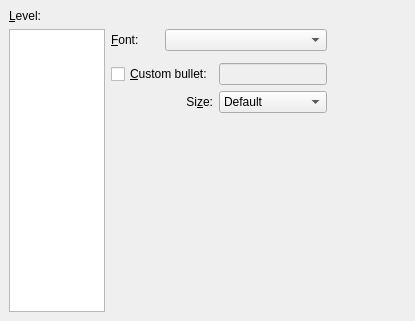
<ui version="4.0" >
 <class>BulletsUi</class>
 <widget class="QWidget" name="BulletsUi" >
  <property name="geometry" >
   <rect>
    <x>0</x>
    <y>0</y>
    <width>415</width>
    <height>321</height>
   </rect>
  </property>
  <layout class="QGridLayout" >
   <property name="margin" >
    <number>9</number>
   </property>
   <property name="spacing" >
    <number>6</number>
   </property>
   <item row="1" column="2" colspan="2" >
    <widget class="QComboBox" name="bulletpaneCO" >
     <property name="sizePolicy" >
      <sizepolicy>
       <hsizetype>7</hsizetype>
       <vsizetype>0</vsizetype>
       <horstretch>0</horstretch>
       <verstretch>0</verstretch>
      </sizepolicy>
     </property>
    </widget>
   </item>
   <item row="1" column="1" >
    <widget class="QLabel" name="label_2" >
     <property name="text" >
      <string>&amp;Font:</string>
     </property>
     <property name="buddy" >
      <cstring>bulletpaneCO</cstring>
     </property>
    </widget>
   </item>
   <item row="4" column="1" colspan="2" >
    <widget class="QLabel" name="sizeL" >
     <property name="text" >
      <string>Si&amp;ze:</string>
     </property>
     <property name="alignment" >
      <set>Qt::AlignRight|Qt::AlignTrailing|Qt::AlignVCenter</set>
     </property>
     <property name="buddy" >
      <cstring>bulletsizeCO</cstring>
     </property>
    </widget>
   </item>
   <item row="4" column="3" >
    <widget class="QComboBox" name="bulletsizeCO" >
     <property name="sizePolicy" >
      <sizepolicy>
       <hsizetype>7</hsizetype>
       <vsizetype>0</vsizetype>
       <horstretch>0</horstretch>
       <verstretch>0</verstretch>
      </sizepolicy>
     </property>
     <item>
      <property name="text" >
       <string>Default</string>
      </property>
     </item>
     <item>
      <property name="text" >
       <string>Tiny</string>
      </property>
     </item>
     <item>
      <property name="text" >
       <string>Smallest</string>
      </property>
     </item>
     <item>
      <property name="text" >
       <string>Smaller</string>
      </property>
     </item>
     <item>
      <property name="text" >
       <string>Small</string>
      </property>
     </item>
     <item>
      <property name="text" >
       <string>Normal</string>
      </property>
     </item>
     <item>
      <property name="text" >
       <string>Large</string>
      </property>
     </item>
     <item>
      <property name="text" >
       <string>Larger</string>
      </property>
     </item>
     <item>
      <property name="text" >
       <string>Largest</string>
      </property>
     </item>
     <item>
      <property name="text" >
       <string>Huge</string>
      </property>
     </item>
     <item>
      <property name="text" >
       <string>Huger</string>
      </property>
     </item>
    </widget>
   </item>
   <item row="5" column="3" >
    <spacer>
     <property name="orientation" >
      <enum>Qt::Vertical</enum>
     </property>
     <property name="sizeHint" >
      <size>
       <width>20</width>
       <height>40</height>
      </size>
     </property>
    </spacer>
   </item>
   <item row="3" column="3" >
    <widget class="QLineEdit" name="customLE" >
     <property name="enabled" >
      <bool>false</bool>
     </property>
    </widget>
   </item>
   <item row="3" column="1" colspan="2" >
    <widget class="QCheckBox" name="customCB" >
     <property name="text" >
      <string>&amp;Custom bullet:</string>
     </property>
    </widget>
   </item>
   <item rowspan="5" row="1" column="0" >
    <widget class="QListWidget" name="levelLW" >
     <property name="maximumSize" >
      <size>
       <width>96</width>
       <height>16777215</height>
      </size>
     </property>
    </widget>
   </item>
   <item rowspan="5" row="1" column="4" >
    <spacer>
     <property name="orientation" >
      <enum>Qt::Horizontal</enum>
     </property>
     <property name="sizeHint" >
      <size>
       <width>16</width>
       <height>271</height>
      </size>
     </property>
    </spacer>
   </item>
   <item row="0" column="0" >
    <widget class="QLabel" name="label" >
     <property name="text" >
      <string>&amp;Level:</string>
     </property>
     <property name="buddy" >
      <cstring>levelLW</cstring>
     </property>
    </widget>
   </item>
   <item row="2" column="1" colspan="3" >
    <widget class="QStackedWidget" name="bulletpaneSW" >
     <property name="sizePolicy" >
      <sizepolicy>
       <hsizetype>0</hsizetype>
       <vsizetype>0</vsizetype>
       <horstretch>0</horstretch>
       <verstretch>0</verstretch>
      </sizepolicy>
     </property>
    </widget>
   </item>
  </layout>
 </widget>
 <tabstops>
  <tabstop>levelLW</tabstop>
  <tabstop>bulletpaneCO</tabstop>
  <tabstop>bulletpaneSW</tabstop>
  <tabstop>customCB</tabstop>
  <tabstop>customLE</tabstop>
  <tabstop>bulletsizeCO</tabstop>
 </tabstops>
 <includes>
  <include location="local" >qt_i18n.h</include>
 </includes>
 <resources/>
 <connections>
  <connection>
   <sender>customCB</sender>
   <signal>toggled(bool)</signal>
   <receiver>customLE</receiver>
   <slot>setEnabled(bool)</slot>
   <hints>
    <hint type="sourcelabel" >
     <x>203</x>
     <y>148</y>
    </hint>
    <hint type="destinationlabel" >
     <x>319</x>
     <y>149</y>
    </hint>
   </hints>
  </connection>
  <connection>
   <sender>customCB</sender>
   <signal>toggled(bool)</signal>
   <receiver>label_2</receiver>
   <slot>setDisabled(bool)</slot>
   <hints>
    <hint type="sourcelabel" >
     <x>203</x>
     <y>148</y>
    </hint>
    <hint type="destinationlabel" >
     <x>273</x>
     <y>19</y>
    </hint>
   </hints>
  </connection>
  <connection>
   <sender>customCB</sender>
   <signal>toggled(bool)</signal>
   <receiver>bulletpaneCO</receiver>
   <slot>setDisabled(bool)</slot>
   <hints>
    <hint type="sourcelabel" >
     <x>203</x>
     <y>148</y>
    </hint>
    <hint type="destinationlabel" >
     <x>320</x>
     <y>52</y>
    </hint>
   </hints>
  </connection>
  <connection>
   <sender>customCB</sender>
   <signal>toggled(bool)</signal>
   <receiver>bulletpaneSW</receiver>
   <slot>setDisabled(bool)</slot>
   <hints>
    <hint type="sourcelabel" >
     <x>203</x>
     <y>148</y>
    </hint>
    <hint type="destinationlabel" >
     <x>320</x>
     <y>106</y>
    </hint>
   </hints>
  </connection>
 </connections>
</ui>
